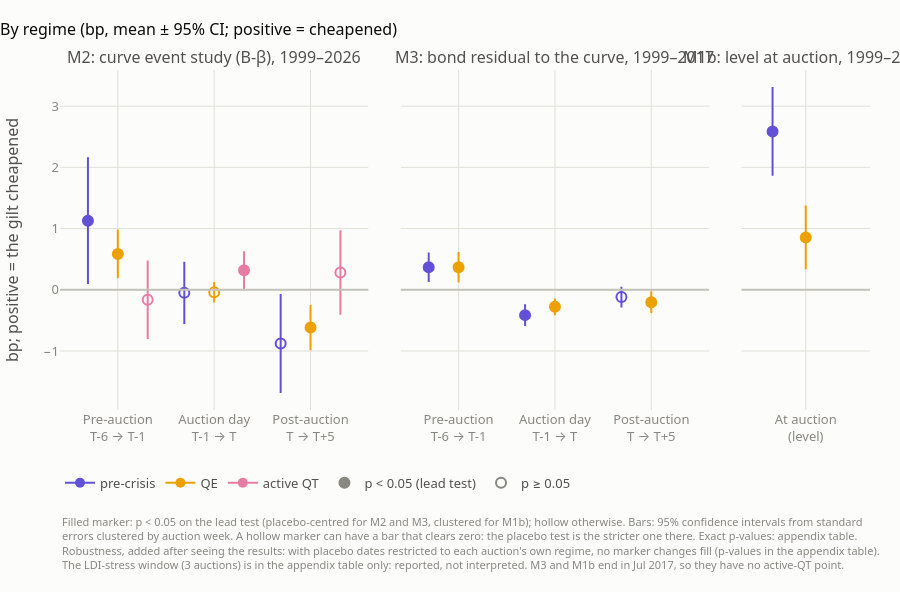

Notebook code cell kept with this figure:
### Code cell
fig_s, fig_p = rc.chart_regimes(G)
plotting.save_pair("report_3_by_regime", fig_s, fig_p)
fig_p.show()

### Figure 1 — Plotly figure (JSON) as saved in the notebook; plotly's stock layout.template omitted (floating-point values rounded to 4 significant figures)
{"data": [{"customdata": [["0.09460895077945031", "2.1632118190097214", "129.0", "0.003", "placebo-centred", "0.0343726090583186"], ["-0.5580436380171545", "0.4591552566675155", "129.0", "0.970", "placebo-centred", "0.8491944101566877"], ["-1.6858650625532738", "-0.07067286885795587", "129.0", "0.262", "placebo-centred", "0.035019603758461"]], "error_y": {"array": [1.034, 0.5086, 0.8076], "arrayminus": [1.034, 0.5086, 0.8076], "color": "#6250d6", "symmetric": false, "thickness": 2, "type": "data", "width": 0}, "hovertemplate": "<b>pre-crisis</b>: %{y:+.2f} bp<br>95% CI [%{customdata[0]:+.2f}, %{customdata[1]:+.2f}]<br>p %{customdata[3]} (%{customdata[4]}); clustered p %{customdata[5]:.3f}<br>n %{customdata[2]:.0f}<extra></extra>", "legendgroup": "pre-crisis", "marker": {"color": "#6250d6", "line": {"color": "#6250d6", "width": 2}, "size": 10, "symbol": ["circle", "circle-open", "circle-open"]}, "mode": "markers", "name": "pre-crisis", "showlegend": false, "type": "scatter", "x": [-0.31, 0.69, 1.69], "xaxis": "x", "y": [1.129, -0.04944, -0.8783], "yaxis": "y"}, {"customdata": [["0.1865528328712251", "0.9835357961781945", "570.0", "0.013", "placebo-centred", "0.0042090519749502"], ["-0.20761115336261804", "0.12687479492804887", "570.0", "0.910", "placebo-centred", "0.6363885011557444"], ["-0.9860888054739118", "-0.24932528489781525", "570.0", "0.016", "placebo-centred", "0.001098169660764"]], "error_y": {"array": [0.3985, 0.1672, 0.3684], "arrayminus": [0.3985, 0.1672, 0.3684], "color": "#eda100", "symmetric": false, "thickness": 2, "type": "data", "width": 0}, "hovertemplate": "<b>QE</b>: %{y:+.2f} bp<br>95% CI [%{customdata[0]:+.2f}, %{customdata[1]:+.2f}]<br>p %{customdata[3]} (%{customdata[4]}); clustered p %{customdata[5]:.3f}<br>n %{customdata[2]:.0f}<extra></extra>", "legendgroup": "QE", "marker": {"color": "#eda100", "line": {"color": "#eda100", "width": 2}, "size": 10, "symbol": ["circle", "circle-open", "circle"]}, "mode": "markers", "name": "QE", "showlegend": false, "type": "scatter", "x": [0.0, 1.0, 2.0], "xaxis": "x", "y": [0.585, -0.04037, -0.6177], "yaxis": "y"}, {"customdata": [["-0.8039756922897007", "0.4790574957776569", "208.0", "0.645", "placebo-centred", "0.6203007272051998"], ["0.006883844983428478", "0.6304015732778112", "208.0", "0.030", "placebo-centred", "0.0467745567363078"], ["-0.4085619016811376", "0.9741704982757088", "208.0", "0.241", "placebo-centred", "0.4238491497075072"]], "error_y": {"array": [0.6415, 0.3118, 0.6914], "arrayminus": [0.6415, 0.3118, 0.6914], "color": "#e87ba4", "symmetric": false, "thickness": 2, "type": "data", "width": 0}, "hovertemplate": "<b>active QT</b>: %{y:+.2f} bp<br>95% CI [%{customdata[0]:+.2f}, %{customdata[1]:+.2f}]<br>p %{customdata[3]} (%{customdata[4]}); clustered p %{customdata[5]:.3f}<br>n %{customdata[2]:.0f}<extra></extra>", "legendgroup": "active QT", "marker": {"color": "#e87ba4", "line": {"color": "#e87ba4", "width": 2}, "size": 10, "symbol": ["circle-open", "circle", "circle-open"]}, "mode": "markers", "name": "active QT", "showlegend": false, "type": "scatter", "x": [0.31, 1.31, 2.31], "xaxis": "x", "y": [-0.1625, 0.3186, 0.2828], "yaxis": "y"}, {"customdata": [["0.12684230288173928", "0.6088016523725074", "118.0", "0.002", "placebo-centred", "0.0034071307382659"], ["-0.5913143497169246", "-0.23680056963190138", "129.0", "< 0.001", "placebo-centred", "1.1226834933919756e-05"], ["-0.2898335221894226", "0.050529357042120804", "129.0", "0.320", "placebo-centred", "0.1706703085234558"]], "error_y": {"array": [0.241, 0.1773, 0.1702], "arrayminus": [0.241, 0.1773, 0.1702], "color": "#6250d6", "symmetric": false, "thickness": 2, "type": "data", "width": 0}, "hovertemplate": "<b>pre-crisis</b>: %{y:+.2f} bp<br>95% CI [%{customdata[0]:+.2f}, %{customdata[1]:+.2f}]<br>p %{customdata[3]} (%{customdata[4]}); clustered p %{customdata[5]:.3f}<br>n %{customdata[2]:.0f}<extra></extra>", "legendgroup": "pre-crisis", "marker": {"color": "#6250d6", "line": {"color": "#6250d6", "width": 2}, "size": 10, "symbol": ["circle", "circle", "circle-open"]}, "mode": "markers", "name": "pre-crisis", "showlegend": false, "type": "scatter", "x": [-0.31, 0.69, 1.69], "xaxis": "x2", "y": [0.3678, -0.4141, -0.1197], "yaxis": "y2"}, {"customdata": [["0.11743747529139287", "0.6186756366646402", "277.0", "< 0.001", "placebo-centred", "0.0043480710543639"], ["-0.4161004855615899", "-0.14110972727313348", "288.0", "< 0.001", "placebo-centred", "9.295953592776257e-05"], ["-0.3810747950089086", "-0.023009644078132774", "287.0", "0.003", "placebo-centred", "0.0278637386961912"]], "error_y": {"array": [0.2506, 0.1375, 0.179], "arrayminus": [0.2506, 0.1375, 0.179], "color": "#eda100", "symmetric": false, "thickness": 2, "type": "data", "width": 0}, "hovertemplate": "<b>QE</b>: %{y:+.2f} bp<br>95% CI [%{customdata[0]:+.2f}, %{customdata[1]:+.2f}]<br>p %{customdata[3]} (%{customdata[4]}); clustered p %{customdata[5]:.3f}<br>n %{customdata[2]:.0f}<extra></extra>", "legendgroup": "QE", "marker": {"color": "#eda100", "line": {"color": "#eda100", "width": 2}, "size": 10, "symbol": ["circle", "circle", "circle"]}, "mode": "markers", "name": "QE", "showlegend": false, "type": "scatter", "x": [0.0, 1.0, 2.0], "xaxis": "x2", "y": [0.3681, -0.2786, -0.202], "yaxis": "y2"}, {"customdata": [["1.861987183050465", "3.3121414104213085", "99.0", "< 0.001", "clustered", "3.7254132842021895e-10"]], "error_y": {"array": [0.7251], "arrayminus": [0.7251], "color": "#6250d6", "symmetric": false, "thickness": 2, "type": "data", "width": 0}, "hovertemplate": "<b>pre-crisis</b>: %{y:+.2f} bp<br>95% CI [%{customdata[0]:+.2f}, %{customdata[1]:+.2f}]<br>p %{customdata[3]} (%{customdata[4]}); clustered p %{customdata[5]:.3f}<br>n %{customdata[2]:.0f}<extra></extra>", "legendgroup": "pre-crisis", "marker": {"color": "#6250d6", "line": {"color": "#6250d6", "width": 2}, "size": 10, "symbol": ["circle"]}, "mode": "markers", "name": "pre-crisis", "showlegend": false, "type": "scatter", "x": [-0.31], "xaxis": "x3", "y": [2.587], "yaxis": "y3"}, {"customdata": [["0.33510617009628807", "1.3757580828148757", "220.0", "0.001", "clustered", "0.0014869489216136"]], "error_y": {"array": [0.5203], "arrayminus": [0.5203], "color": "#eda100", "symmetric": false, "thickness": 2, "type": "data", "width": 0}, "hovertemplate": "<b>QE</b>: %{y:+.2f} bp<br>95% CI [%{customdata[0]:+.2f}, %{customdata[1]:+.2f}]<br>p %{customdata[3]} (%{customdata[4]}); clustered p %{customdata[5]:.3f}<br>n %{customdata[2]:.0f}<extra></extra>", "legendgroup": "QE", "marker": {"color": "#eda100", "line": {"color": "#eda100", "width": 2}, "size": 10, "symbol": ["circle"]}, "mode": "markers", "name": "QE", "showlegend": false, "type": "scatter", "x": [0.0], "xaxis": "x3", "y": [0.8554], "yaxis": "y3"}, {"legendgroup": "pre-crisis", "line": {"color": "#6250d6", "width": 2}, "marker": {"color": "#6250d6", "size": 10}, "mode": "markers+lines", "name": "pre-crisis", "type": "scatter", "x": [null], "xaxis": "x", "y": [null], "yaxis": "y"}, {"legendgroup": "QE", "line": {"color": "#eda100", "width": 2}, "marker": {"color": "#eda100", "size": 10}, "mode": "markers+lines", "name": "QE", "type": "scatter", "x": [null], "xaxis": "x", "y": [null], "yaxis": "y"}, {"legendgroup": "active QT", "line": {"color": "#e87ba4", "width": 2}, "marker": {"color": "#e87ba4", "size": 10}, "mode": "markers+lines", "name": "active QT", "type": "scatter", "x": [null], "xaxis": "x", "y": [null], "yaxis": "y"}, {"marker": {"color": "#898781", "line": {"color": "#898781", "width": 2}, "size": 10, "symbol": "circle"}, "mode": "markers", "name": "p < 0.05 (lead test)", "type": "scatter", "x": [null], "xaxis": "x", "y": [null], "yaxis": "y"}, {"marker": {"color": "#898781", "line": {"color": "#898781", "width": 2}, "size": 10, "symbol": "circle-open"}, "mode": "markers", "name": "p ≥ 0.05", "type": "scatter", "x": [null], "xaxis": "x", "y": [null], "yaxis": "y"}], "layout": {"annotations": [{"font": {"size": 16}, "showarrow": false, "text": "M2: curve event study (B-β), 1999–2026", "x": 0.1903, "xanchor": "center", "xref": "paper", "y": 1.0, "yanchor": "bottom", "yref": "paper"}, {"font": {"size": 16}, "showarrow": false, "text": "M3: bond residual to the curve, 1999–2017", "x": 0.611, "xanchor": "center", "xref": "paper", "y": 1.0, "yanchor": "bottom", "yref": "paper"}, {"font": {"size": 16}, "showarrow": false, "text": "M1b: level at auction, 1999–2017", "x": 0.9207, "xanchor": "center", "xref": "paper", "y": 1.0, "yanchor": "bottom", "yref": "paper"}, {"align": "left", "font": {"color": "#898781", "size": 11}, "showarrow": false, "text": "Filled marker: p < 0.05 on the lead test (placebo-centred for M2 and M3, clustered for M1b); hollow otherwise. Bars: 95% confidence intervals from standard<br>errors clustered by auction week. A hollow marker can have a bar that clears zero: the placebo test is the stricter one there. Exact p-values: appendix table.<br>Robustness, added after seeing the results: with placebo dates restricted to each auction's own regime, no marker changes fill (p-values in the appendix table).<br>The LDI-stress window (3 auctions) is in the appendix table only: reported, not interpreted. M3 and M1b end in Jul 2017, so they have no active-QT point.", "x": 0, "xanchor": "left", "xref": "paper", "y": -0.3, "yanchor": "top", "yref": "paper"}], "height": 592, "legend": {"orientation": "h", "x": 0, "y": -0.17}, "margin": {"b": 182}, "shapes": [{"line": {"color": "#c3c2b7"}, "type": "line", "x0": 0, "x1": 1, "xref": "x domain", "y0": 0, "y1": 0, "yref": "y"}, {"line": {"color": "#c3c2b7"}, "type": "line", "x0": 0, "x1": 1, "xref": "x2 domain", "y0": 0, "y1": 0, "yref": "y2"}, {"line": {"color": "#c3c2b7"}, "type": "line", "x0": 0, "x1": 1, "xref": "x3 domain", "y0": 0, "y1": 0, "yref": "y3"}], "title": {"text": "By regime (bp, mean ± 95% CI; positive = cheapened)"}, "xaxis": {"anchor": "y", "domain": [0.0, 0.3807], "range": [-0.6, 2.6], "ticktext": ["Pre-auction<br>T-6 → T-1", "Auction day<br>T-1 → T", "Post-auction<br>T → T+5"], "tickvals": [0, 1, 2]}, "xaxis2": {"anchor": "y2", "domain": [0.4207, 0.8014], "range": [-0.6, 2.6], "ticktext": ["Pre-auction<br>T-6 → T-1", "Auction day<br>T-1 → T", "Post-auction<br>T → T+5"], "tickvals": [0, 1, 2]}, "xaxis3": {"anchor": "y3", "domain": [0.8414, 1.0], "range": [-0.6, 0.6], "ticktext": ["At auction<br>(level)"], "tickvals": [0]}, "yaxis": {"anchor": "x", "domain": [0.0, 1.0], "title": {"text": "bp; positive = the gilt cheapened"}}, "yaxis2": {"anchor": "x2", "domain": [0.0, 1.0], "matches": "y", "showticklabels": false}, "yaxis3": {"anchor": "x3", "domain": [0.0, 1.0], "matches": "y", "showticklabels": false}}}
